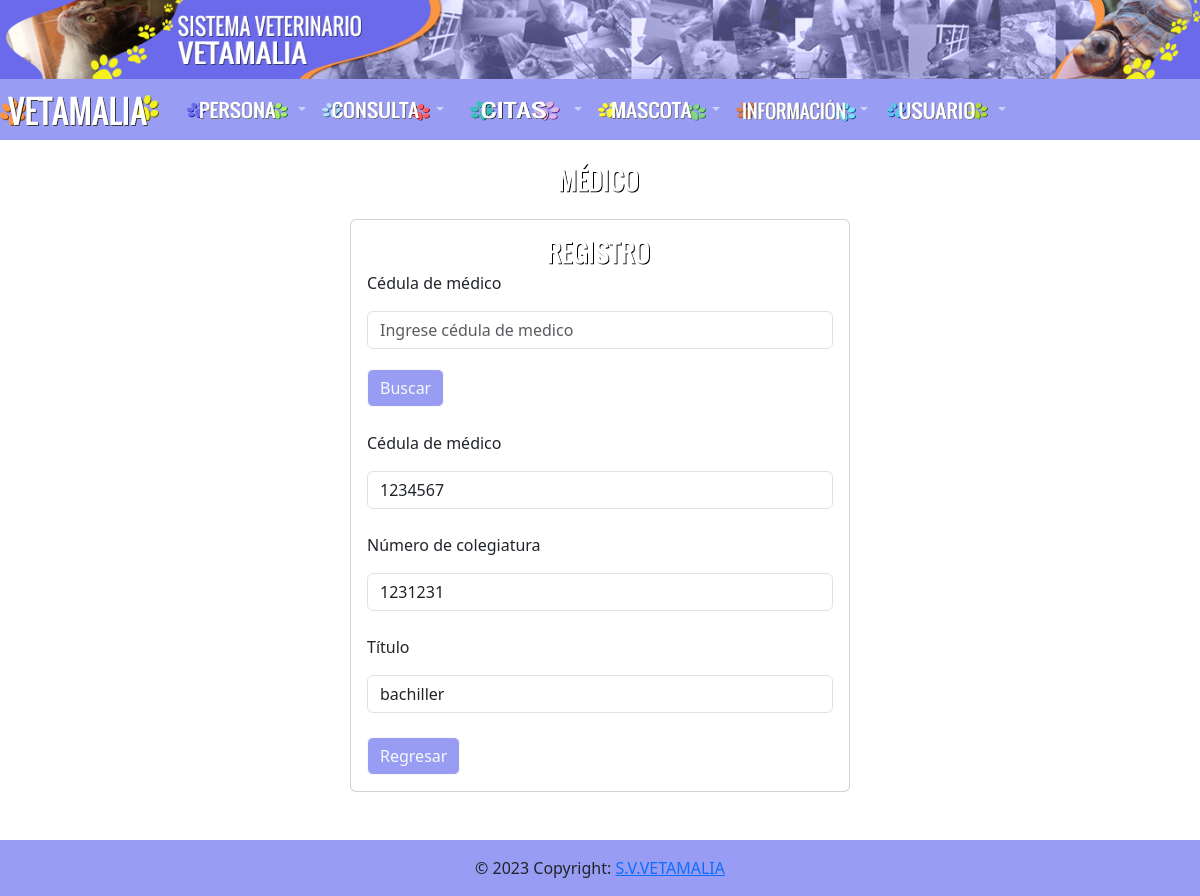
Page /medico/registrar.php?cedula=1234567 on the committed database.
### tables this page shows
CREATE TABLE `medico` (
  `cedula_medico` int(15) NOT NULL,
  `colegiatura` int(11) NOT NULL,
  `titulo` varchar(50) NOT NULL
);

### medico/registrar.php (the view, shortened to what this page needs)
<?php include("../database/db.php");?>
<?php include("../include/headers.php")?>
<div class="container p-4">
        <img src="../img/Medico.png" class="rounded mx-auto d-block" width="160" height="35"></a>
        <div class="d-grid gap-2 col-6 mx-auto" style="width: 500px; margin-top: 20px !important; margin-bottom: 80px;">
            <div class="card card-body">
                <img src="../img/Registro.png" class="rounded mx-auto d-block" width="160" height="35"></a>
                <form action="registrar.php">
                    <div class="form-group">
                        <p class="h7">Cédula de  médico</p>
                        <input type="number" name="cedula" class="form-control" placeholder="Ingrese cédula de medico" required  onkeypress="return valideKey(event);"onblur="limpia()" >
                        <input type="submit" class="btn btn-outline-light" name="buscar" value="Buscar" style="background-color: #989cf3; margin-top: 20px !important;">
                    </div><br>
                </form>
                <form action="save.php" method="POST">
                    <?php
                    if(isset($_GET['cedula'])){
                        $cedula=$_GET['cedula'];
                        $sql = "SELECT * FROM medico WHERE cedula_medico LIKE '%$cedula%'";
                        $sqls = "SELECT * FROM persona WHERE cedula LIKE '%$cedula%'";
                        $resultado = $conn->query($sql);
                        $resultados = $conn->query($sqls);
                        if($row = $resultado->fetch_assoc()){
                            echo "<script> alert('El medico ya se encuentra registrado'); </script>";?>
                            <div class="form-group">
                                <p class="h7">Cédula de médico</p>
                                <input type="text" name="cedula" value="<?php echo $row['cedula_medico']; $cedula2 = $row['cedula_medico'];?>" class="form-control" placeholder="Ingrese teléfono" required onkeypress="return valideKey(event);"onblur="limpia()" readonly>
                            </div><br>
                            <div  class="form-group">
                            <p class="h7">Número de colegiatura</p>
                                <input name="colegiatura" rows="2"  value="<?php echo $row['colegiatura']; $cedula2 = $row['colegiatura'];?>" class="form-control" placeholder="Ingrese dirección"></textarea>
                            </div><br>
                            <div class="form-group">
                                <p class="h7">Título</p>
                                <input type="text" name="titulo" value="<?php echo $row['titulo']; $cedula2 = $row['titulo'];?>"  class="form-control" placeholder="Ingrese teléfono" required onkeypress="return valideKey(event);"onblur="limpia()">
                            </div><br>
                            <a href="propietario.php" class="btn btn-outline-light" type="button" style="background-color: #989cf3">Regresar</a>
                    <?php } }?>
                </form>
            </div>
        </div>
    </div>
<?php include("../include/footer.php");
?>

### rows in the picture
medico: cedula "1234567", colegiatura "1231231", titulo "bachiller"
